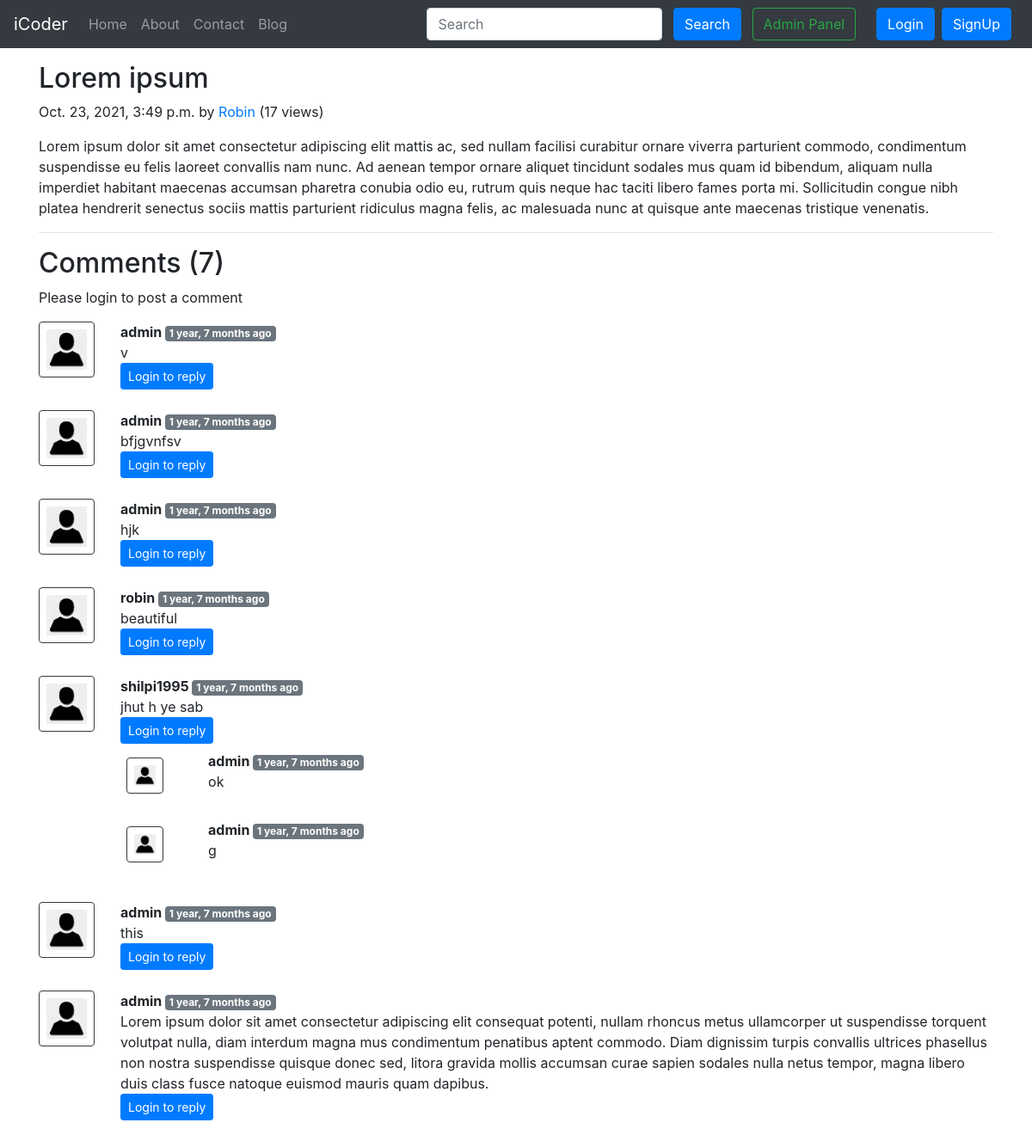
The app's page /blog/Lorem-ipsum with its own data.
### blog/models.py (models this page shows, shortened)
class Post(models.Model):
    sno = models.AutoField(primary_key=True)
    title = models.CharField(max_length=255)
    content = models.TextField()
    author = models.CharField(max_length=13)
    slug = models.CharField(max_length=130)
    views = models.IntegerField(default=0)
    timeStamp = models.DateTimeField(blank=True)

class BlogComment(models.Model):
    sno = models.AutoField(primary_key=True)
    comment = models.TextField()
    user = models.ForeignKey(User, on_delete=models.CASCADE)
    post = models.ForeignKey(Post, on_delete=models.CASCADE)
    parent = models.ForeignKey('self', on_delete=models.CASCADE, null=True)
    timestamp = models.DateTimeField(default=now)

### blog/views.py (the view)
# urls.py: path('<str:slug>', views.blogPost, name='blogPost'),
def blogPost(request, slug):
    post = Post.objects.filter(slug=slug).first()
    post.views = post.views + 1
    post.save()
    comments = BlogComment.objects.filter(post=post, parent=None)
    replies = BlogComment.objects.filter(post=post).exclude(parent=None)
    replyDict = {}
    for reply in replies:
        if reply.parent.sno not in replyDict.keys():
            replyDict[reply.parent.sno] = [reply]
        else:
            replyDict[reply.parent.sno].append(reply)
    context = {'post': post, 'comments': comments,
               'user': request.user, 'replyDict': replyDict}
    return render(request, "blog/blogPost.html", context)

### blog/templatetags/extras.py (called while the page is built)
@register.filter(name='get_val')
def get_val(dict, key):
    return dict.get(key)

### templates/blog/blogPost.html (shortened to what this page needs)
{% extends 'base.html' %}
{% block body %}
{% load humanize %}
{% load extras %}
<div class="container my-3">
    <h2 class="blog-post-title">{{post.title}}</h2>
    <p class="blog-post-meta">{{post.timeStamp}} by <a href="/about">{{post.author}}</a>
    (<span>{{post.views}} views</span>)</p>
    <p>{{post.content|safe}}</p>
    <hr>
</div>
<div class="container">
    <h2> Comments ({{comments.count}}) </h2>
    <div class="my-2">
        {% if user.is_authenticated %}
        <form action="/blog/postComment" method="post">
            {% csrf_token %}
            <div class="form-group">
                <label for="exampleInputEmail1">Post Comment </label>
                <input type="text" class="form-control" name="comment" placeholder="Enter comment here">
            </div>
            <input type="hidden" name="postSno" value="{{post.sno}}">
            <input type="hidden" name="parentSno" value="">
            <button type="submit" class="btn btn-primary">Submit</button>
        </form>
        {% else %}
        Please login to post a comment
        {% endif %}
    </div>
    {% for comment in comments %}
    <div class="row my-3">
        <div class="col-md-1  ">
            <img class="rounded mx-auto d-block w-100 border border-dark p-2" src="/static/img/user.jpeg" alt="user">
        </div>
        <div class="col-md-11 ">
            <b> {{comment.user.username}} </b> <span class="badge badge-secondary ">{{comment.timestamp| naturaltime}}</span>
            <div>{{comment.comment}}</div>
            <div class="reply mx-0">
                {% if user.is_authenticated %}
                <button class="btn btn-sm btn-primary" type="button" data-toggle="collapse" data-target="#replyBox{{comment.sno}}" aria-expanded="false" aria-controls="replyBox{{comment.sno}}">
                    Reply
                </button>
                <div class="collapse" id="replyBox{{comment.sno}}">
                    <div class="card card-body my-2">
                        <form action="/blog/postComment" method="post">
                            {% csrf_token %}
                            <div class="form-group">
                                <label for="comment">Post a reply </label>
                                <input type="text" class="form-control" name="comment" placeholder="Enter comment here">
                                <input type="hidden" name="parentSno" value="{{comment.sno}}">
                            </div>
                            <input type="hidden" name="postSno" value="{{post.sno}}">
                            <button type="submit" class="btn btn-primary">Submit</button>
                        </form>
                    </div>
                </div>
                {% else %}
                <button class="btn btn-sm btn-primary" type="button" data-toggle="collapse" data-target="#replyBox{{comment.sno}}" aria-expanded="false" aria-controls="replyBox{{comment.sno}}">
                    Login to reply
                </button>
                {% endif %}
                <div class="replies my-2 ">
                    {% for reply in replyDict|get_val:comment.sno %}
                    <div class="row my-2">
                        <div class="col-md-1 ">
                            <img class="rounded mx-auto d-block w-75 my-2 border border-dark p-2" src="/static/img/user.jpeg" alt="user">
                        </div>
                        <div class="col-md-11">
                            <div class="col-md-11 ">
                                <b> {{reply.user.username}} </b> <span class="badge badge-secondary ">{{reply.timestamp| naturaltime}}</span>
                                <div>{{reply.comment}}</div>
                            </div>
                            <br>
                        </div>
                    </div>
                    {% endfor %}
                </div>
            </div>
        </div>
    </div>
    {% endfor %}
</div>
{% endblock %}

### records on screen
Post: title "Lorem ipsum", timeStamp "Oct. 23, 2021, 3:49 p.m.", author "Robin", views "17", content "Lorem ipsum dolor sit amet consectetur adipiscing elit mattis ac, sed nullam facilisi curabitur ornare viverra parturient commodo, condimentum suspendisse eu felis laoreet convallis nam nunc. Ad aenean tempor ornare aliquet tincidunt sodales mus quam id bibendum, aliquam nulla imperdiet habitant maecenas accumsan pharetra conubia odio eu, rutrum quis neque hac taciti libero fames porta mi. Sollicitudin congue nibh platea hendrerit senectus sociis mattis parturient ridiculus magna felis, ac malesuada nunc at quisque ante maecenas tristique venenatis."
BlogComment: user.username "admin", timestamp "1 year, 7 months ago", comment "v"
BlogComment: user.username "admin", timestamp "1 year, 7 months ago", comment "bfjgvnfsv"
BlogComment: user.username "admin", timestamp "1 year, 7 months ago", comment "hjk"
BlogComment: user.username "robin", timestamp "1 year, 7 months ago", comment "beautiful"
BlogComment: user.username "shilpi1995", timestamp "1 year, 7 months ago", comment "jhut h ye sab"
BlogComment: user.username "admin", timestamp "1 year, 7 months ago", comment "ok"
BlogComment: user.username "admin", timestamp "1 year, 7 months ago", comment "g"
BlogComment: user.username "admin", timestamp "1 year, 7 months ago", comment "this"
BlogComment: user.username "admin", timestamp "1 year, 7 months ago", comment "Lorem ipsum dolor sit amet consectetur adipiscing elit consequat potenti, nullam rhoncus metus ullamcorper ut suspendisse torquent volutpat nulla, diam interdum magna mus condimentum penatibus aptent commodo. Diam dignissim turpis convallis ultrices phasellus non nostra suspendisse quisque donec sed, litora gravida mollis accumsan curae sapien sodales nulla netus tempor, magna libero duis class fusce natoque euismod mauris quam dapibus."

### other values on screen
{{ comments.count }} "7"
